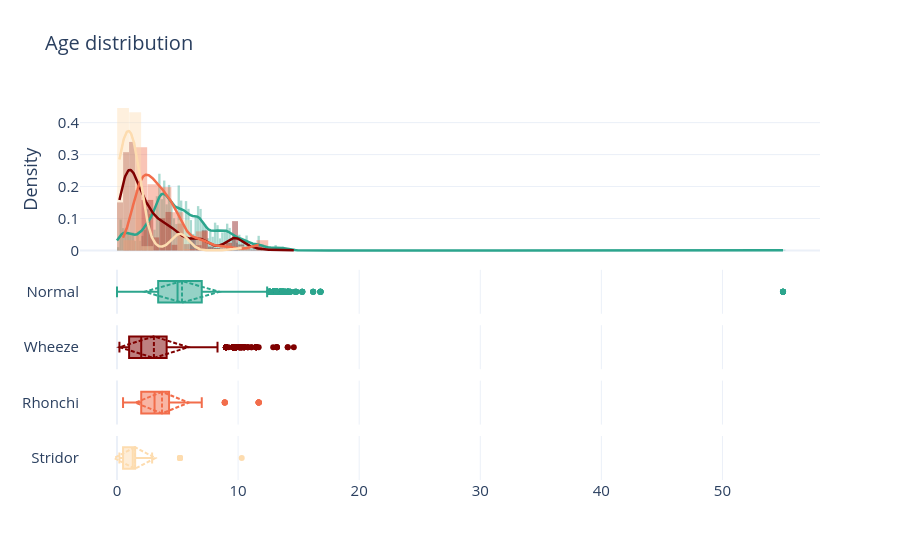

Write notebook code for a chart like this one.
### Markdown cell above
#### 3.3.2. Age by class

### Code cell
# --- 3. Crear figura: 2 filas, eje X compartido ---
fig = make_subplots(
    rows=5, cols=1,
    shared_xaxes=True,
    row_heights=[0.90, 0.25, 0.25, 0.25, 0.25],   # histograma más grande, boxplot como "resumen" fino
    vertical_spacing=0.03,
)


# --- 1. Datos ---
labels = ["Normal", "Wheeze", "Rhonchi", "Stridor"]

for i, label in enumerate(labels, start=2):

    df_i = df[df["label"] == label]
    ages = df_i["age"].dropna()

    # --- 2. Estimar KDE ---
    kde = gaussian_kde(ages)
    x_kde = np.linspace(ages.min(), ages.max(), 300)
    y_kde = kde(x_kde)

    # --- Histograma (normalizado a densidad para que la escala coincida con la KDE) ---
    fig.add_trace(
        go.Histogram(
            x=ages,
            histnorm="probability density",
            name="Duration",
            marker_color=color_map[label],
            opacity=0.4,
            showlegend=False,
        ),
        row=1, col=1
    )

    # --- KDE ---
    fig.add_trace(
        go.Scatter(
            x=x_kde,
            y=y_kde,
            mode="lines",
            name="KDE",
            line=dict(color=color_map[label], width=2.5),
            showlegend=False,
        ),
        row=1, col=1
    )

    # --- Boxplot horizontal ---
    fig.add_trace(
        go.Box(
            x=ages,
            name=label,
            marker_color=color_map[label],
            line_color=color_map[label],
            boxpoints="outliers",   # muestra outliers como puntos
            showlegend=False,
            boxmean="sd"
        ),
        row=i, col=1
    )

# --- 4. Layout ---
fig.update_layout(
    template="plotly_white",
    title_text="Age distribution",
    font=dict(size=15),
    title_font=dict(size=20),
    bargap=0.02,
    barmode="overlay",
)
fig.update_yaxes(title_text="Density", row=1, col=1)
fig.update_xaxes(title_text="Age (years)", row=8, col=1)

fig.show()
fig.write_image("assets/filtered/age_distribution_class.png", scale=5)

### Figure 1 — Plotly figure (JSON) as saved in the notebook; plotly's stock layout.template omitted (floating-point values rounded to 4 significant figures; data arrays with more than 128 entries replaced by an {"elided": "..."} marker saying what was removed)
{"data": [{"histnorm": "probability density", "marker": {"color": "#2CA58D"}, "name": "Duration", "opacity": 0.4, "showlegend": false, "type": "histogram", "x": {"elided": "18772 float values"}, "xaxis": "x", "yaxis": "y"}, {"line": {"color": "#2CA58D", "width": 2.5}, "mode": "lines", "name": "KDE", "showlegend": false, "type": "scatter", "x": {"elided": "300 float values"}, "xaxis": "x", "y": {"elided": "300 float values"}, "yaxis": "y"}, {"boxmean": "sd", "boxpoints": "outliers", "line": {"color": "#2CA58D"}, "marker": {"color": "#2CA58D"}, "name": "Normal", "showlegend": false, "type": "box", "x": {"elided": "18772 float values"}, "xaxis": "x2", "yaxis": "y2"}, {"histnorm": "probability density", "marker": {"color": "rgb(127, 0, 0)"}, "name": "Duration", "opacity": 0.4, "showlegend": false, "type": "histogram", "x": {"elided": "1808 float values"}, "xaxis": "x", "yaxis": "y"}, {"line": {"color": "rgb(127, 0, 0)", "width": 2.5}, "mode": "lines", "name": "KDE", "showlegend": false, "type": "scatter", "x": {"elided": "300 float values"}, "xaxis": "x", "y": {"elided": "300 float values"}, "yaxis": "y"}, {"boxmean": "sd", "boxpoints": "outliers", "line": {"color": "rgb(127, 0, 0)"}, "marker": {"color": "rgb(127, 0, 0)"}, "name": "Wheeze", "showlegend": false, "type": "box", "x": {"elided": "1808 float values"}, "xaxis": "x3", "yaxis": "y3"}, {"histnorm": "probability density", "marker": {"color": "rgb(242, 109, 75)"}, "name": "Duration", "opacity": 0.4, "showlegend": false, "type": "histogram", "x": {"elided": "217 float values"}, "xaxis": "x", "yaxis": "y"}, {"line": {"color": "rgb(242, 109, 75)", "width": 2.5}, "mode": "lines", "name": "KDE", "showlegend": false, "type": "scatter", "x": {"elided": "300 float values"}, "xaxis": "x", "y": {"elided": "300 float values"}, "yaxis": "y"}, {"boxmean": "sd", "boxpoints": "outliers", "line": {"color": "rgb(242, 109, 75)"}, "marker": {"color": "rgb(242, 109, 75)"}, "name": "Rhonchi", "showlegend": false, "type": "box", "x": {"elided": "217 float values"}, "xaxis": "x4", "yaxis": "y4"}, {"histnorm": "probability density", "marker": {"color": "rgb(253, 220, 175)"}, "name": "Duration", "opacity": 0.4, "showlegend": false, "type": "histogram", "x": [5.2, 5.2, 5.2, 5.2, 5.2, 5.2, 5.2, 0.2, 0.2, 0.2, 0.2, 0.2, 0.2, 0.2, 0.2, 0.2, 0.2, 0.2, 0.2, 0.2, 0.2, 0.5, 0.5, 0.5, 0.5, 0.5, 0.5, 0.5, 0.5, 0.5, 1.5, 1.5, 1.5, 1.5, 1.5, 1.5, 1.5, 1.5, 1.5, 1.5, 0.4, 0.4, 2.9, 1.5, 1.5, 1.5, 1.5, 1.5, 1.5, 1.5, 1.5, 1.5, 1.5, 1.3, 1.3, 1.3, 1.3, 1.3, 1.3, 1.3, 1.3, 1.3, 1.3, 1.3, 1.3, 10.3, 0.7, 0.7, 0.7, 0.7, 0.7, 0.7, 0.7, 0.7], "xaxis": "x", "yaxis": "y"}, {"line": {"color": "rgb(253, 220, 175)", "width": 2.5}, "mode": "lines", "name": "KDE", "showlegend": false, "type": "scatter", "x": {"elided": "300 float values"}, "xaxis": "x", "y": {"elided": "300 float values"}, "yaxis": "y"}, {"boxmean": "sd", "boxpoints": "outliers", "line": {"color": "rgb(253, 220, 175)"}, "marker": {"color": "rgb(253, 220, 175)"}, "name": "Stridor", "showlegend": false, "type": "box", "x": [5.2, 5.2, 5.2, 5.2, 5.2, 5.2, 5.2, 0.2, 0.2, 0.2, 0.2, 0.2, 0.2, 0.2, 0.2, 0.2, 0.2, 0.2, 0.2, 0.2, 0.2, 0.5, 0.5, 0.5, 0.5, 0.5, 0.5, 0.5, 0.5, 0.5, 1.5, 1.5, 1.5, 1.5, 1.5, 1.5, 1.5, 1.5, 1.5, 1.5, 0.4, 0.4, 2.9, 1.5, 1.5, 1.5, 1.5, 1.5, 1.5, 1.5, 1.5, 1.5, 1.5, 1.3, 1.3, 1.3, 1.3, 1.3, 1.3, 1.3, 1.3, 1.3, 1.3, 1.3, 1.3, 10.3, 0.7, 0.7, 0.7, 0.7, 0.7, 0.7, 0.7, 0.7], "xaxis": "x5", "yaxis": "y5"}], "layout": {"bargap": 0.02, "barmode": "overlay", "font": {"size": 15}, "title": {"font": {"size": 20}, "text": "Age distribution"}, "xaxis": {"anchor": "y", "domain": [0, 1], "matches": "x5", "showticklabels": false}, "xaxis2": {"anchor": "y2", "domain": [0, 1], "matches": "x5", "showticklabels": false}, "xaxis3": {"anchor": "y3", "domain": [0, 1], "matches": "x5", "showticklabels": false}, "xaxis4": {"anchor": "y4", "domain": [0, 1], "matches": "x5", "showticklabels": false}, "xaxis5": {"anchor": "y5", "domain": [0, 1]}, "yaxis": {"anchor": "x", "domain": [0.5832, 1], "title": {"text": "Density"}}, "yaxis2": {"anchor": "x2", "domain": [0.4374, 0.5532]}, "yaxis3": {"anchor": "x3", "domain": [0.2916, 0.4074]}, "yaxis4": {"anchor": "x4", "domain": [0.1458, 0.2616]}, "yaxis5": {"anchor": "x5", "domain": [0, 0.1158]}}}
